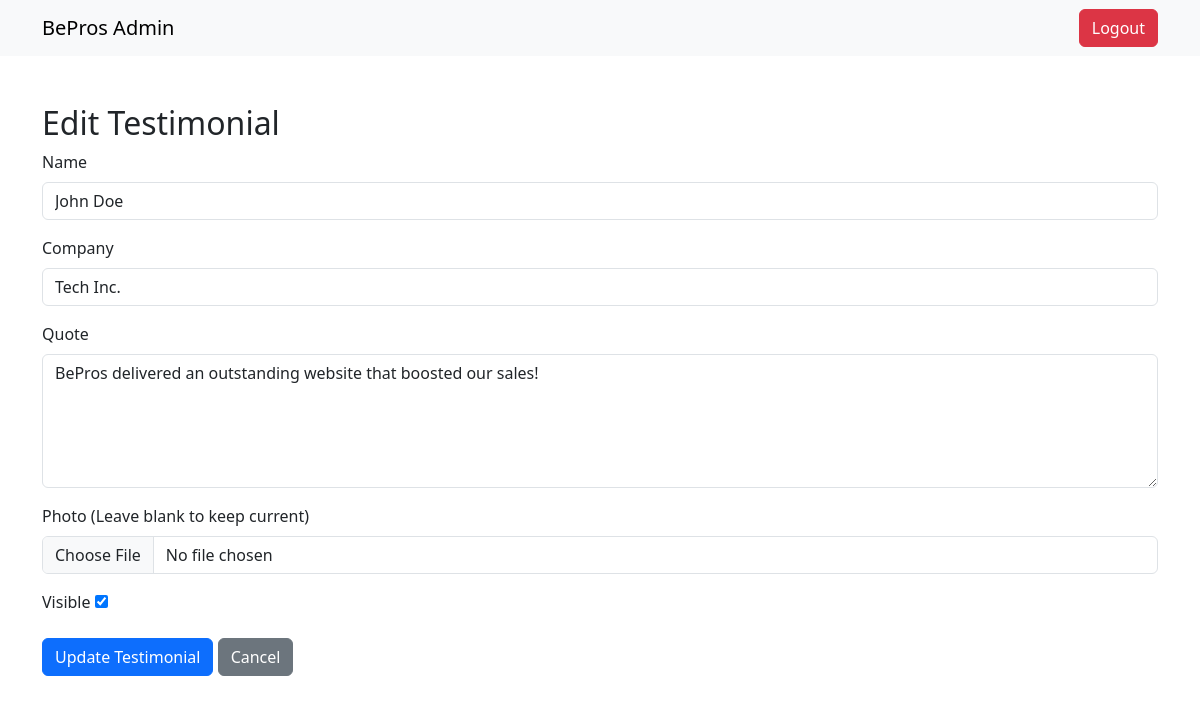
Screenshot of /admin/testimonials/edit.php?id=1 (signed in) with the database file from the repository.
### tables this page shows
CREATE TABLE testimonials (
    id INT AUTO_INCREMENT PRIMARY KEY,
    name VARCHAR(255) NOT NULL,
    company VARCHAR(255),
    quote TEXT NOT NULL,
    is_visible BOOLEAN DEFAULT 1,
    created_at TIMESTAMP DEFAULT CURRENT_TIMESTAMP
);

### admin/testimonials/edit.php (the view, shortened to what this page needs)
<?php
require_once '../../config/db.php';
$id = isset($_GET['id']) ? filter_var($_GET['id'], FILTER_SANITIZE_NUMBER_INT) : 0;
$testimonial = null;
try {
    $stmt = $pdo->prepare("SELECT * FROM testimonials WHERE id = ?");
    $stmt->execute([$id]);
    $testimonial = $stmt->fetch(PDO::FETCH_ASSOC);
} catch (PDOException $e) {
    $error = "Failed to fetch testimonial: " . $e->getMessage();
}
?>
<!DOCTYPE html>
<html lang="en">
<head>
    <link href="https://cdn.jsdelivr.net/npm/bootstrap@5.3.0/dist/css/bootstrap.min.css" rel="stylesheet">
</head>
<body>
    <nav class="navbar navbar-expand-lg navbar-light bg-light">
        <div class="container">
            <a class="navbar-brand" href="../dashboard.php">BePros Admin</a>
            <div class="ms-auto">
                <a href="../logout.php" class="btn btn-danger">Logout</a>
            </div>
        </div>
    </nav>
    <div class="container mt-5">
        <h2>Edit Testimonial</h2>
        <?php if ($testimonial): ?>
            <form method="POST" enctype="multipart/form-data">
                <div class="mb-3">
                    <label for="name" class="form-label">Name</label>
                    <input type="text" class="form-control" id="name" name="name" value="<?php echo htmlspecialchars($testimonial['name']); ?>" required>
                </div>
                <div class="mb-3">
                    <label for="company" class="form-label">Company</label>
                    <input type="text" class="form-control" id="company" name="company" value="<?php echo htmlspecialchars($testimonial['company']); ?>">
                </div>
                <div class="mb-3">
                    <label for="quote" class="form-label">Quote</label>
                    <textarea class="form-control" id="quote" name="quote" rows="5" required><?php echo htmlspecialchars($testimonial['quote']); ?></textarea>
                </div>
                <div class="mb-3">
                    <label for="photo" class="form-label">Photo (Leave blank to keep current)</label>
                    <input type="file" class="form-control" id="photo" name="photo" accept="image/*">
                </div>
                <div class="mb-3">
                    <label for="is_visible" class="form-label">Visible</label>
                    <input type="checkbox" id="is_visible" name="is_visible" <?php echo $testimonial['is_visible'] ? 'checked' : ''; ?>>
                </div>
                <button type="submit" class="btn btn-primary">Update Testimonial</button>
                <a href="manage.php" class="btn btn-secondary">Cancel</a>
            </form>
        <?php endif; ?>
    </div>
</body>
</html>

### rows the page displays
testimonials: name "John Doe", company "Tech Inc.", quote "BePros delivered an outstanding website that boosted our sales!", is_visible "☑"
